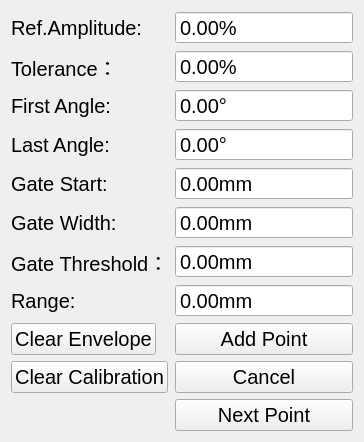
<?xml version="1.0" encoding="UTF-8"?>
<ui version="4.0">
 <class>TCGPropertiesWidget</class>
 <widget class="QWidget" name="TCGPropertiesWidget">
  <property name="geometry">
   <rect>
    <x>0</x>
    <y>0</y>
    <width>364</width>
    <height>438</height>
   </rect>
  </property>
  <property name="font">
   <font>
    <pointsize>15</pointsize>
   </font>
  </property>
  <property name="windowTitle">
   <string>Form</string>
  </property>
  <layout class="QFormLayout" name="formLayout">
   <item row="0" column="0">
    <widget class="QLabel" name="amplitudeLabel">
     <property name="sizePolicy">
      <sizepolicy hsizetype="Expanding" vsizetype="Preferred">
       <horstretch>0</horstretch>
       <verstretch>0</verstretch>
      </sizepolicy>
     </property>
     <property name="text">
      <string>Ref.Amplitude:</string>
     </property>
    </widget>
   </item>
   <item row="0" column="1">
    <widget class="QDoubleSpinBox" name="amplitudeDoubleSpinBox">
     <property name="sizePolicy">
      <sizepolicy hsizetype="Expanding" vsizetype="Fixed">
       <horstretch>0</horstretch>
       <verstretch>0</verstretch>
      </sizepolicy>
     </property>
     <property name="buttonSymbols">
      <enum>QAbstractSpinBox::NoButtons</enum>
     </property>
     <property name="suffix">
      <string>%</string>
     </property>
    </widget>
   </item>
   <item row="1" column="0">
    <widget class="QLabel" name="toleranceLlabel">
     <property name="sizePolicy">
      <sizepolicy hsizetype="Expanding" vsizetype="Preferred">
       <horstretch>0</horstretch>
       <verstretch>0</verstretch>
      </sizepolicy>
     </property>
     <property name="text">
      <string>Tolerance：</string>
     </property>
    </widget>
   </item>
   <item row="1" column="1">
    <widget class="QDoubleSpinBox" name="toleranceDoubleSpinBox">
     <property name="sizePolicy">
      <sizepolicy hsizetype="Expanding" vsizetype="Fixed">
       <horstretch>0</horstretch>
       <verstretch>0</verstretch>
      </sizepolicy>
     </property>
     <property name="buttonSymbols">
      <enum>QAbstractSpinBox::NoButtons</enum>
     </property>
     <property name="suffix">
      <string>%</string>
     </property>
    </widget>
   </item>
   <item row="2" column="0">
    <widget class="QLabel" name="firstAngleLabel">
     <property name="sizePolicy">
      <sizepolicy hsizetype="Expanding" vsizetype="Preferred">
       <horstretch>0</horstretch>
       <verstretch>0</verstretch>
      </sizepolicy>
     </property>
     <property name="text">
      <string>First Angle:</string>
     </property>
    </widget>
   </item>
   <item row="2" column="1">
    <widget class="QDoubleSpinBox" name="firstAngleDoubleSpinBox">
     <property name="sizePolicy">
      <sizepolicy hsizetype="Expanding" vsizetype="Fixed">
       <horstretch>0</horstretch>
       <verstretch>0</verstretch>
      </sizepolicy>
     </property>
     <property name="buttonSymbols">
      <enum>QAbstractSpinBox::NoButtons</enum>
     </property>
     <property name="suffix">
      <string>°</string>
     </property>
    </widget>
   </item>
   <item row="3" column="0">
    <widget class="QLabel" name="lastAngleLabel">
     <property name="sizePolicy">
      <sizepolicy hsizetype="Expanding" vsizetype="Preferred">
       <horstretch>0</horstretch>
       <verstretch>0</verstretch>
      </sizepolicy>
     </property>
     <property name="text">
      <string>Last Angle:</string>
     </property>
    </widget>
   </item>
   <item row="3" column="1">
    <widget class="QDoubleSpinBox" name="lastAngleDoubleSpinBox">
     <property name="sizePolicy">
      <sizepolicy hsizetype="Expanding" vsizetype="Fixed">
       <horstretch>0</horstretch>
       <verstretch>0</verstretch>
      </sizepolicy>
     </property>
     <property name="buttonSymbols">
      <enum>QAbstractSpinBox::NoButtons</enum>
     </property>
     <property name="suffix">
      <string>°</string>
     </property>
    </widget>
   </item>
   <item row="4" column="0">
    <widget class="QLabel" name="gateStartLlabel">
     <property name="sizePolicy">
      <sizepolicy hsizetype="Expanding" vsizetype="Preferred">
       <horstretch>0</horstretch>
       <verstretch>0</verstretch>
      </sizepolicy>
     </property>
     <property name="text">
      <string>Gate Start:</string>
     </property>
    </widget>
   </item>
   <item row="4" column="1">
    <widget class="QDoubleSpinBox" name="gateStartDoubleSpinBox">
     <property name="sizePolicy">
      <sizepolicy hsizetype="Expanding" vsizetype="Fixed">
       <horstretch>0</horstretch>
       <verstretch>0</verstretch>
      </sizepolicy>
     </property>
     <property name="buttonSymbols">
      <enum>QAbstractSpinBox::NoButtons</enum>
     </property>
     <property name="suffix">
      <string>mm</string>
     </property>
    </widget>
   </item>
   <item row="5" column="0">
    <widget class="QLabel" name="gateWidthLabel">
     <property name="sizePolicy">
      <sizepolicy hsizetype="Expanding" vsizetype="Preferred">
       <horstretch>0</horstretch>
       <verstretch>0</verstretch>
      </sizepolicy>
     </property>
     <property name="text">
      <string>Gate Width:</string>
     </property>
    </widget>
   </item>
   <item row="5" column="1">
    <widget class="QDoubleSpinBox" name="gateWidthDoubleSpinBox">
     <property name="sizePolicy">
      <sizepolicy hsizetype="Expanding" vsizetype="Fixed">
       <horstretch>0</horstretch>
       <verstretch>0</verstretch>
      </sizepolicy>
     </property>
     <property name="buttonSymbols">
      <enum>QAbstractSpinBox::NoButtons</enum>
     </property>
     <property name="suffix">
      <string>mm</string>
     </property>
    </widget>
   </item>
   <item row="6" column="0">
    <widget class="QLabel" name="gateThresholdLlabel">
     <property name="sizePolicy">
      <sizepolicy hsizetype="Expanding" vsizetype="Preferred">
       <horstretch>0</horstretch>
       <verstretch>0</verstretch>
      </sizepolicy>
     </property>
     <property name="text">
      <string>Gate Threshold：</string>
     </property>
    </widget>
   </item>
   <item row="6" column="1">
    <widget class="QDoubleSpinBox" name="gateThresholdDoubleSpinBox">
     <property name="sizePolicy">
      <sizepolicy hsizetype="Expanding" vsizetype="Fixed">
       <horstretch>0</horstretch>
       <verstretch>0</verstretch>
      </sizepolicy>
     </property>
     <property name="buttonSymbols">
      <enum>QAbstractSpinBox::NoButtons</enum>
     </property>
     <property name="suffix">
      <string>mm</string>
     </property>
    </widget>
   </item>
   <item row="7" column="0">
    <widget class="QLabel" name="rangeLabel">
     <property name="sizePolicy">
      <sizepolicy hsizetype="Expanding" vsizetype="Preferred">
       <horstretch>0</horstretch>
       <verstretch>0</verstretch>
      </sizepolicy>
     </property>
     <property name="text">
      <string>Range:</string>
     </property>
    </widget>
   </item>
   <item row="7" column="1">
    <widget class="QDoubleSpinBox" name="rangeDoubleSpinBox">
     <property name="sizePolicy">
      <sizepolicy hsizetype="Expanding" vsizetype="Fixed">
       <horstretch>0</horstretch>
       <verstretch>0</verstretch>
      </sizepolicy>
     </property>
     <property name="buttonSymbols">
      <enum>QAbstractSpinBox::NoButtons</enum>
     </property>
     <property name="suffix">
      <string>mm</string>
     </property>
    </widget>
   </item>
   <item row="9" column="0">
    <widget class="QPushButton" name="clearCalibrationBtn">
     <property name="sizePolicy">
      <sizepolicy hsizetype="Expanding" vsizetype="Fixed">
       <horstretch>0</horstretch>
       <verstretch>0</verstretch>
      </sizepolicy>
     </property>
     <property name="text">
      <string>Clear Calibration</string>
     </property>
    </widget>
   </item>
   <item row="9" column="1">
    <widget class="QPushButton" name="cancleBtn">
     <property name="sizePolicy">
      <sizepolicy hsizetype="Expanding" vsizetype="Fixed">
       <horstretch>0</horstretch>
       <verstretch>0</verstretch>
      </sizepolicy>
     </property>
     <property name="text">
      <string>Cancel</string>
     </property>
    </widget>
   </item>
   <item row="10" column="1">
    <widget class="QPushButton" name="nextPointBtn">
     <property name="sizePolicy">
      <sizepolicy hsizetype="Expanding" vsizetype="Fixed">
       <horstretch>0</horstretch>
       <verstretch>0</verstretch>
      </sizepolicy>
     </property>
     <property name="text">
      <string>Next Point</string>
     </property>
    </widget>
   </item>
   <item row="8" column="0">
    <widget class="QPushButton" name="clearEnvelopeBtn">
     <property name="sizePolicy">
      <sizepolicy hsizetype="Expanding" vsizetype="Fixed">
       <horstretch>0</horstretch>
       <verstretch>0</verstretch>
      </sizepolicy>
     </property>
     <property name="text">
      <string>Clear Envelope</string>
     </property>
    </widget>
   </item>
   <item row="8" column="1">
    <widget class="QPushButton" name="addPointBtn">
     <property name="sizePolicy">
      <sizepolicy hsizetype="Expanding" vsizetype="Fixed">
       <horstretch>0</horstretch>
       <verstretch>0</verstretch>
      </sizepolicy>
     </property>
     <property name="text">
      <string>Add Point</string>
     </property>
    </widget>
   </item>
  </layout>
 </widget>
 <resources/>
 <connections/>
</ui>
